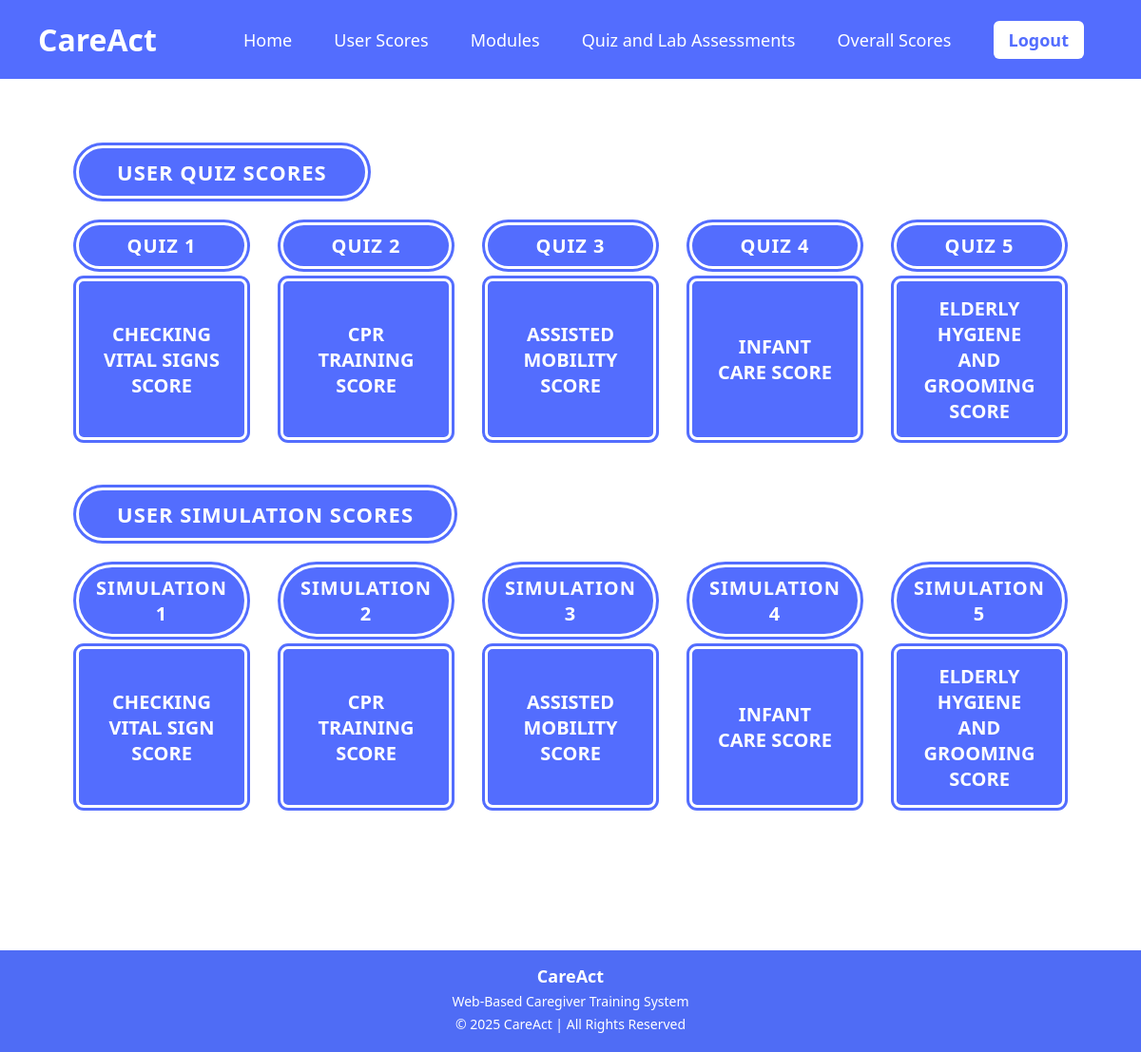
Page /admin_user_scores.php (signed in) on the committed database.
### tables this page shows
CREATE TABLE `quiz_settings` (
  `quiz_id` varchar(50) NOT NULL,
  `quiz_label` varchar(255) NOT NULL,
  `score_redirect` varchar(255) NOT NULL COMMENT 'PHP file to redirect to after quiz',
  `timer_seconds` int(11) NOT NULL DEFAULT 600,
  `steps_per_q` int(11) NOT NULL DEFAULT 10,
  `max_mistakes` int(11) NOT NULL DEFAULT 3
);

CREATE TABLE `simulation_settings` (
  `sim_id` varchar(50) NOT NULL,
  `sim_title` varchar(255) NOT NULL,
  `scenario` text NOT NULL,
  `score_redirect` varchar(255) NOT NULL,
  `max_mistakes` int(11) NOT NULL DEFAULT 3
);

### admin_user_scores.php (the view, shortened to what this page needs)
<?php
include "db.php";
$quizLabels = [];
$qRes = mysqli_query($conn, "SELECT quiz_id, quiz_label FROM quiz_settings");
while ($row = mysqli_fetch_assoc($qRes)) {
    $quizLabels[$row['quiz_id']] = $row['quiz_label'];
}
$simTitles = [];
$sRes = mysqli_query($conn, "SELECT sim_id, sim_title FROM simulation_settings");
while ($row = mysqli_fetch_assoc($sRes)) {
    $simTitles[$row['sim_id']] = $row['sim_title'];
}
$quizzes = [
    ['id' => 'vitals',   'module' => 'vitals',   'type' => 'quiz', 'fallback' => 'CHECKING VITAL SIGNS'],
    ['id' => 'cpr',      'module' => 'cpr',       'type' => 'quiz', 'fallback' => 'CPR TRAINING'],
    ['id' => 'mobility', 'module' => 'mobility',  'type' => 'quiz', 'fallback' => 'ASSISTED MOBILITY'],
    ['id' => 'infant',   'module' => 'infant',    'type' => 'quiz', 'fallback' => 'INFANT CARE'],
    ['id' => 'hygiene',  'module' => 'hygiene',   'type' => 'quiz', 'fallback' => 'ELDERLY HYGIENE AND GROOMING'],
];
$simulations = [
    ['id' => 'vitalsignsimulation', 'module' => 'vitalsignsimulation', 'type' => 'simulation', 'fallback' => 'CHECKING VITAL SIGNS'],
    ['id' => 'cpr_simulation',      'module' => 'cpr_simulation',      'type' => 'simulation', 'fallback' => 'CPR TRAINING'],
    ['id' => 'mobilitysimulation',  'module' => 'mobilitysimulation',  'type' => 'simulation', 'fallback' => 'ASSISTED MOBILITY'],
    ['id' => 'infantsimulation',    'module' => 'infantsimulation',    'type' => 'simulation', 'fallback' => 'INFANT CARE'],
    ['id' => 'hygienesimulation',   'module' => 'hygienesimulation',   'type' => 'simulation', 'fallback' => 'ELDERLY HYGIENE AND GROOMING'],
];
?>
<!DOCTYPE html>
<html lang="en">
<head>
</head>
<body>
<header>
  <div class="logo">CareAct</div>
  <nav>
    <?php if ($_SESSION['role'] === 'instructor'): ?>
      <a href="instructor_home.php">Home</a>
      <a href="admin_user_scores.php">User Scores</a>
    <?php endif; ?>
    <a href="modules.php">Modules</a>
    <a href="quizandlab.php">Quiz and Lab Assessments</a>
    <a href="scores.php">Overall Scores</a>
    <a href="logout.php" class="logout">Logout</a>
  </nav>
</header>
<div class="container">
  <div class="section">
    <div class="section-heading">User Quiz Scores</div>
    <div class="grid">
      <?php foreach ($quizzes as $i => $q):
        $num   = $i + 1;
        $label = strtoupper($quizLabels[$q['id']] ?? $q['fallback']);
        $label = str_replace([' - QUIZ', ' - Quiz'], '', $label);
      ?>
      <div class="card-wrap">
        <div class="item-label">Quiz <?php echo $num; ?></div>
        <a href="adminfinalscore.php?module=<?php echo urlencode($q['module']); ?>&type=<?php echo $q['type']; ?>"
           class="card">
          <?php echo $label; ?> SCORE
        </a>
      </div>
      <?php endforeach; ?>
    </div>
  </div>
  <div class="section">
    <div class="section-heading">User Simulation Scores</div>
    <div class="grid">
      <?php foreach ($simulations as $i => $s):
        $num   = $i + 1;
        $label = strtoupper($simTitles[$s['id']] ?? $s['fallback']);
        $label = str_replace([' SIMULATION', ' Simulation'], '', $label);
      ?>
      <div class="card-wrap">
        <div class="item-label">Simulation <?php echo $num; ?></div>
        <a href="adminfinalscore.php?module=<?php echo urlencode($s['module']); ?>&type=<?php echo $s['type']; ?>"
           class="card">
          <?php echo $label; ?> SCORE
        </a>
      </div>
      <?php endforeach; ?>
    </div>
  </div>
</div>
<footer>
  <h3>CareAct</h3>
  <p>Web-Based Caregiver Training System</p>
  <p>© 2025 CareAct | All Rights Reserved</p>
</footer>
</body>
</html>

### admin_user_scores.php (style rules this page uses)
:root { --primary: #536dfe; }
* { box-sizing: border-box; font-family: "Segoe UI", sans-serif; margin: 0; padding: 0; }
body { background: white; }
header { background: var(--primary); color: white; padding: 20px 40px; display: flex; align-items: center; justify-content: space-between; margin-bottom: 30px; }
.logo { font-size: 32px; font-weight: bold; }
nav a { color: white; text-decoration: none; margin: 0 20px; font-size: 18px; font-weight: 500; }
.logout { background: white; color: var(--primary); padding: 8px 16px; border-radius: 6px; font-weight: bold; }
.container { padding: 40px 80px 60px 80px; }
.section-heading { font-size: 22px; font-weight: bold; color: white; background: var(--primary); border: 3px solid white; outline: 3px solid var(--primary); display: inline-block; padding: 10px 40px; border-radius: 50px; margin-bottom: 25px; letter-spacing: 1px; text-transform: uppercase; }
.section { margin-bottom: 50px; }
.grid { display: grid; grid-template-columns: repeat(5, 1fr); gap: 35px; }
.card-wrap { display: flex; flex-direction: column; align-items: center; gap: 10px; }
.item-label { background: var(--primary); color: white; font-weight: bold; font-size: 20px; letter-spacing: 1px; text-transform: uppercase; width: 100%; text-align: center; padding: 8px 16px; border-radius: 50px; border: 3px solid white; outline: 3px solid var(--primary); }
.card { background: var(--primary); color: white; height: 170px; border-radius: 8px; text-align: center; padding: 25px; font-size: 20px; font-weight: bold; display: flex; align-items: center; justify-content: center; text-decoration: none; transition: 0.2s ease; width: 100%; border: 3px solid white; outline: 3px solid var(--primary); }
footer { background: #4f6cf5; color: white; text-align: center; padding: 15px 20px; margin-top: 40px; }
footer h3 { margin: 0; font-size: 18px; }
footer p { margin: 5px 0; font-size: 14px; }

### rows in the picture
quiz_settings: num "1", quiz_id "CHECKING VITAL SIGNS"
quiz_settings: num "2", quiz_id "CPR TRAINING"
quiz_settings: num "3", quiz_id "ASSISTED MOBILITY"
quiz_settings: num "4", quiz_id "INFANT CARE"
quiz_settings: num "5", quiz_id "ELDERLY HYGIENE AND GROOMING"
simulation_settings: num "1", sim_id "CHECKING VITAL SIGN"
simulation_settings: num "2", sim_id "CPR TRAINING"
simulation_settings: num "3", sim_id "ASSISTED MOBILITY"
simulation_settings: num "4", sim_id "INFANT CARE"
simulation_settings: num "5", sim_id "ELDERLY HYGIENE AND GROOMING"
